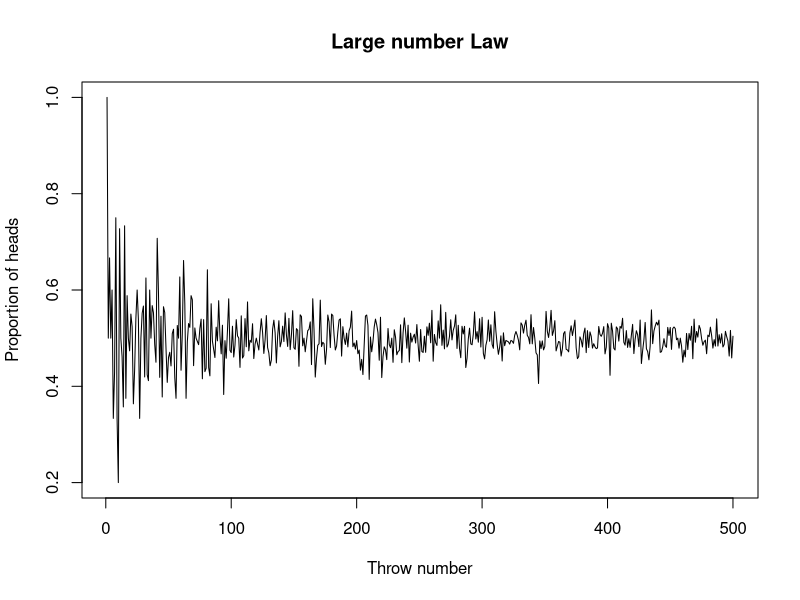
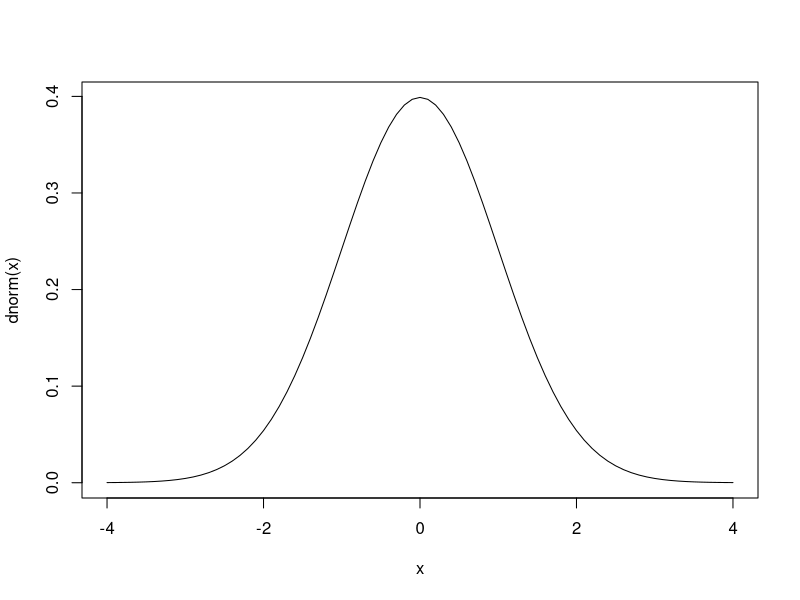
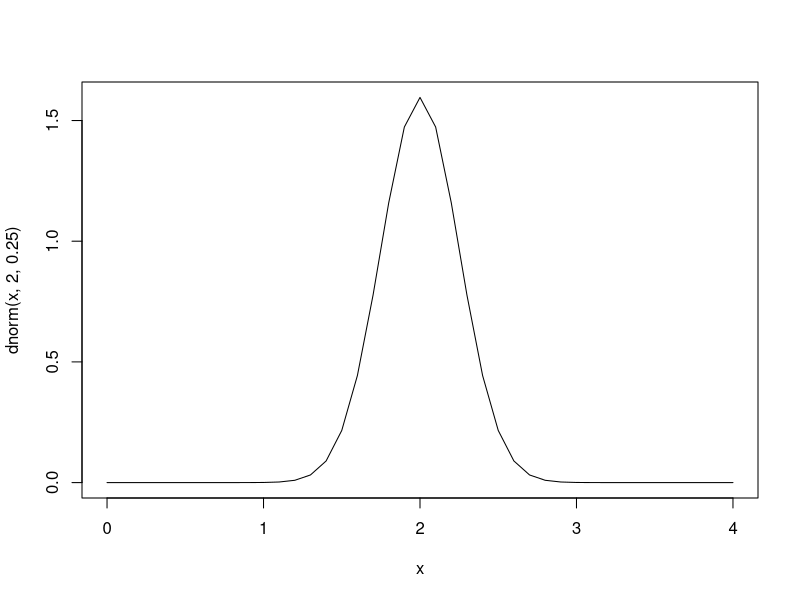

The R source for these figures, in order:

## Me estoy intentando ubicar. **Toma pastilla de ubicaína** Es la segunda clase de inferencia estadística. No guardé nada de la anterior.
## Estamos demostrando la ley de los números grandes.

#1 Probamos generando una secuencia de DNA con unas proporciones nucleotídicas dadas.

randomDNAseq <- function(vprob,lseq){
  nucleotide = c("A","C","G","T");
  sequence<- sample(nucleotide,lseq,vprob,replace=T);
  print(sequence);
  round(table(sequence)/lseq,3);
}
randomDNAseq(c(0.3,0.2,0.4,0.1),100)

# The higher the number of nucleotides generated, the closer their proportions will approximate the established probabilities


#2 Let's try with tossing a coin

prob <- c(0.5,0.5); #head and tails have the same probs
coin <- c(1,0); # 1 is head, 0 is tail

start <- 1
finish <- 500

vector_mean <- c()

for (i in start:finish){
  vector_mean[i] <- mean(sample(coin,i,prob,replace=T));
}

plot(vector_mean, type="l", main="Large number Law", xlab="Throw number", ylab="Proportion of heads")

# The variance is smaller as higher is the number of replicates.
# We can create a function that replicates this. It's on the slides.


#3. DISTRIBUTIONS

dpois(16, lambda=12);

ppois(16,lambda=12)+ppois(16,lambda=12, lower=FALSE); #16 is not included in one of them (lower=FALSE, most likely)

# Poisson is not that good for small chromosomes since at least 1 crossover is needed, and that distribution would assume lots of 0 events.
  
# One of those exercises: número de hijos para que la prob de tener esos o menos sea 94.5%
qpois(.945,2);

# Continuous:
  sort(round(runif(10, min=1, max=1345234)));



# 29.10

dnorm(-1.1)
x<-seq(-4,4,0.1)
plot(x,dnorm(x),type="l")
x<-seq(0,4,0.1)
plot(x,dnorm(x,2,0.25),type="l")
pnorm(84,mean=72,sd=15.2,lower.tail = FALSE)
pnorm(65,72,15.2, lower.tail = FALSE) - pnorm(89,72,15.2, lower.tail = FALSE) 


#
qnorm(.975)

samplenorm = rnorm(100)
samplenorm
mean(samplenorm)
sd(samplenorm)
normalmean2s3 = rnorm(300,2,3)
mean(normalmean2s3)
#you have to put lower tail FALSE with pnorm
#Or you could use qnorm...¿? no me estoy enterando y es importante
1.17


##Two ways of making the same question
#       ¿?¿?¿?¿?
pnorm(65,72,15.2, lower.tail = FALSE) - pnorm(89,72,15.2, lower.tail = FALSE) 




######## De los ejemplos, no podemos decir el color del sweater, wiene que ser el numero de veces que cojo un color.    

z = (74-79)/(sqrt(225/42));
z
pnorm(z);
qnorm(.975);

  
  z.test <- function(a, mu, sd){
    zeta = (mean(a) - mu) / (sd/sqrt(length(a)));
    prob = pnorm(abs(zeta),lower=FALSE); #one tail
    result = c("z = ",round(zeta,4),", prob. =",round(prob,4));
    return(result);
  }
  a = c(65, 78, 88, 55, 48, 95, 66, 57, 79, 81);
  z.test(a, 75, 18) ;
















